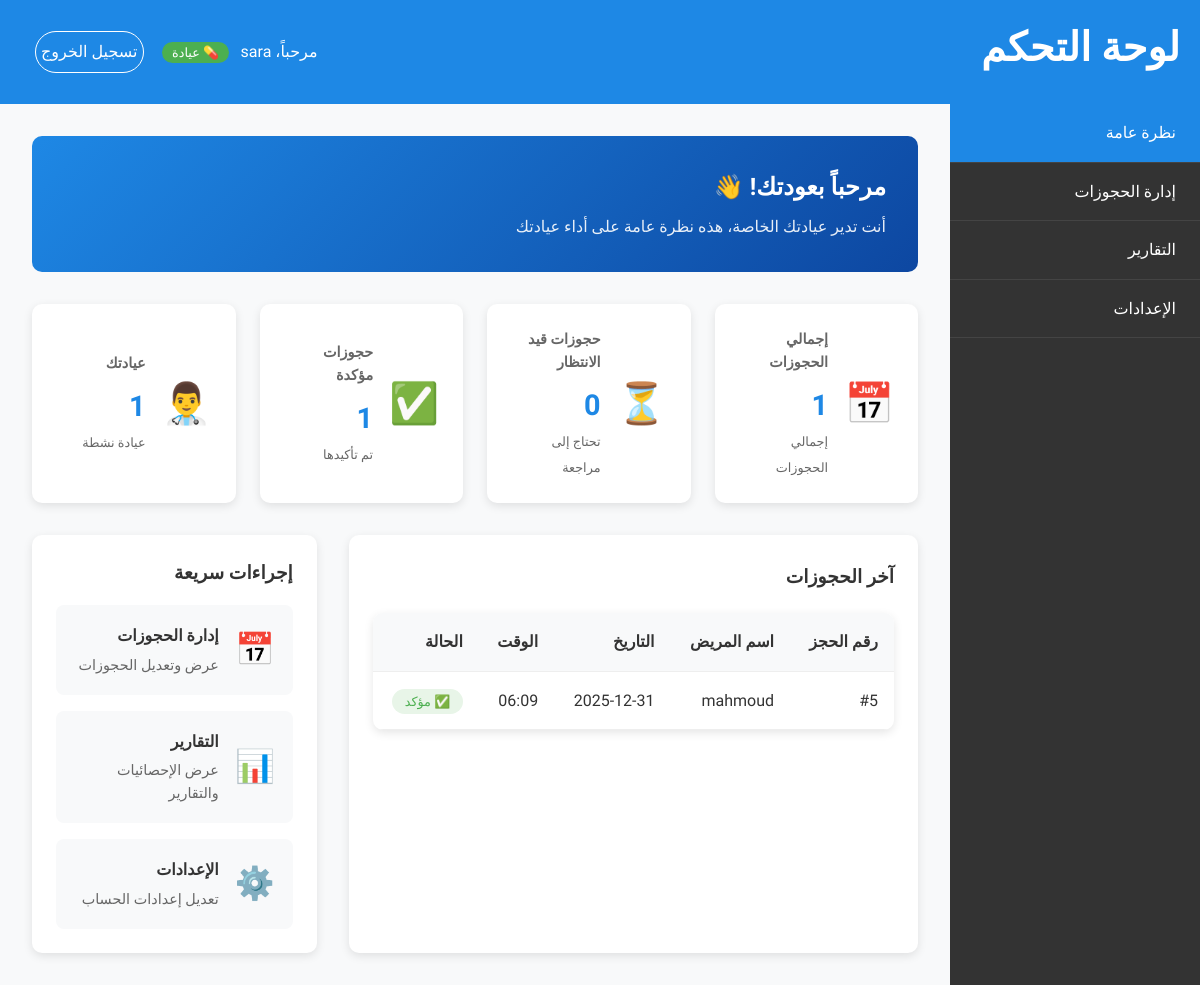
/dashboard (signed in), run on the app's committed database.
### tables this page shows
CREATE TABLE appointments
                     (id INTEGER PRIMARY KEY AUTOINCREMENT,
                      patient_name TEXT NOT NULL,
                      patient_phone TEXT NOT NULL,
                      clinic_id INTEGER NOT NULL,
                      appointment_date TEXT NOT NULL,
                      appointment_time TEXT NOT NULL,
                      status TEXT DEFAULT 'pending',
                      notes TEXT,
                      telegram_chat_id TEXT,
                      created_at TIMESTAMP DEFAULT CURRENT_TIMESTAMP,
                      FOREIGN KEY (clinic_id) REFERENCES clinics (id));

### app.py (the view)
@app.route('/dashboard')
def dashboard():
    if 'user_id' not in session:
        return redirect(url_for('login'))
    conn = sqlite3.connect('clinic.db')
    c = conn.cursor()
    user_role = session.get('role')
    clinic_id = session.get('clinic_id')
    if user_role == 'admin':
        c.execute("SELECT COUNT(*) FROM appointments")
        total_appointments = c.fetchone()[0]
        c.execute("SELECT COUNT(*) FROM appointments WHERE status = 'pending'")
        pending_appointments = c.fetchone()[0]
        c.execute("SELECT COUNT(*) FROM appointments WHERE status = 'confirmed'")
        confirmed_appointments = c.fetchone()[0]
        c.execute("SELECT COUNT(*) FROM appointments WHERE status = 'cancelled'")
        cancelled_appointments = c.fetchone()[0]
        c.execute("SELECT COUNT(*) FROM clinics")
        total_clinics = c.fetchone()[0]
        c.execute('''SELECT a.id, a.patient_name, a.patient_phone, c.doctor_name, a.appointment_date, a.appointment_time, a.status
                     FROM appointments a
                     JOIN clinics c ON a.clinic_id = c.id
                     ORDER BY a.id DESC LIMIT 10''')
        recent_appointments = c.fetchall()
    else:
        c.execute("SELECT COUNT(*) FROM appointments WHERE clinic_id = ?", (clinic_id,))
        total_appointments = c.fetchone()[0]
        c.execute("SELECT COUNT(*) FROM appointments WHERE clinic_id = ? AND status = 'pending'", (clinic_id,))
        pending_appointments = c.fetchone()[0]
        c.execute("SELECT COUNT(*) FROM appointments WHERE clinic_id = ? AND status = 'confirmed'", (clinic_id,))
        confirmed_appointments = c.fetchone()[0]
        c.execute("SELECT COUNT(*) FROM appointments WHERE clinic_id = ? AND status = 'cancelled'", (clinic_id,))
        cancelled_appointments = c.fetchone()[0]
        c.execute("SELECT COUNT(*) FROM clinics WHERE id = ?", (clinic_id,))
        total_clinics = c.fetchone()[0]
        c.execute('''SELECT a.id, a.patient_name, a.patient_phone, c.doctor_name, a.appointment_date, a.appointment_time, a.status
                     FROM appointments a
                     JOIN clinics c ON a.clinic_id = c.id
                     WHERE a.clinic_id = ?
                     ORDER BY a.id DESC LIMIT 10''', (clinic_id,))
        recent_appointments = c.fetchall()
    conn.close()
    return render_template('dashboard.html',
                          total_appointments=total_appointments,
                          pending_appointments=pending_appointments,
                          confirmed_appointments=confirmed_appointments,
                          cancelled_appointments=cancelled_appointments,
                          total_clinics=total_clinics,
                          recent_appointments=recent_appointments,
                          active_page='dashboard')

### templates/dashboard.html (shortened to what this page needs)
<!DOCTYPE html>
<html lang="ar" dir="rtl">
<head>
    <link rel="stylesheet" href="{{ url_for('static', filename='style.css') }}">
</head>
<body class="dashboard">
    <header class="dashboard-header">
        <div class="container">
            <h1>لوحة التحكم</h1>
            <div class="user-info">
                <span>
                    مرحباً، {{ session.username }}
                    {% if session.role == 'admin' %}
                    <span class="badge badge-admin">👑 مسؤول</span>
                    {% else %}
                    <span class="badge badge-clinic">💊 عيادة</span>
                    {% endif %}
                </span>
                <a href="/logout" class="btn btn-outline">تسجيل الخروج</a>
            </div>
        </div>
    </header>
    <div class="dashboard-container">
        <aside class="sidebar">
            <nav>
                <ul>
                    <li class="active"><a href="/dashboard">نظرة عامة</a></li>
                    <li><a href="/appointments">إدارة الحجوزات</a></li>
                    <li><a href="/reports">التقارير</a></li>
                    <li><a href="/settings">الإعدادات</a></li>
                </ul>
            </nav>
        </aside>
        <main class="dashboard-content">
            <div class="welcome-section">
                <h2>مرحباً بعودتك! 👋</h2>
                <p>
                    {% if session.role == 'admin' %}
                    أنت مسؤول النظام ويمكنك إدارة جميع العيادات والحجوزات
                    {% else %}
                    أنت تدير عيادتك الخاصة، هذه نظرة عامة على أداء عيادتك
                    {% endif %}
                </p>
            </div>
            <div class="stats-grid">
                <div class="stat-card">
                    <div class="stat-icon">📅</div>
                    <div class="stat-info">
                        <h3>إجمالي الحجوزات</h3>
                        <p class="stat-number">{{ total_appointments }}</p>
                        <span class="stat-trend">إجمالي الحجوزات</span>
                    </div>
                </div>
                <div class="stat-card">
                    <div class="stat-icon">⏳</div>
                    <div class="stat-info">
                        <h3>حجوزات قيد الانتظار</h3>
                        <p class="stat-number">{{ pending_appointments }}</p>
                        <span class="stat-trend">تحتاج إلى مراجعة</span>
                    </div>
                </div>
                <div class="stat-card">
                    <div class="stat-icon">✅</div>
                    <div class="stat-info">
                        <h3>حجوزات مؤكدة</h3>
                        <p class="stat-number">{{ confirmed_appointments }}</p>
                        <span class="stat-trend">تم تأكيدها</span>
                    </div>
                </div>
                <div class="stat-card">
                    <div class="stat-icon">
                        {% if session.role == 'admin' %}💊{% else %}👨‍⚕️{% endif %}
                    </div>
                    <div class="stat-info">
                        <h3>{% if session.role == 'admin' %}عدد العيادات{% else %}عيادتك{% endif %}</h3>
                        <p class="stat-number">{{ total_clinics }}</p>
                        <span class="stat-trend">
                            {% if session.role == 'admin' %}عيادة مسجلة{% else %}عيادة نشطة{% endif %}
                        </span>
                    </div>
                </div>
            </div>
            <div class="dashboard-grid">
                <div class="recent-appointments">
                    <div class="section-header">
                        <h3>آخر الحجوزات</h3>
                        <a href="/appointments" class="btn btn-sm btn-outline">عرض الكل</a>
                    </div>
                    <div class="table-container">
                        {% if recent_appointments %}
                        <table>
                            <thead>
                                <tr>
                                    <th>رقم الحجز</th>
                                    <th>اسم المريض</th>
                                    <th>التاريخ</th>
                                    <th>الوقت</th>
                                    <th>الحالة</th>
                                </tr>
                            </thead>
                            <tbody>
                                {% for appointment in recent_appointments %}
                                <tr>
                                    <td>#{{ appointment[0] }}</td>
                                    <td>{{ appointment[1] }}</td>
                                    <td>{{ appointment[4] }}</td>
                                    <td>{{ appointment[5] }}</td>
                                    <td>
                                        <span class="status status-{{ appointment[6] }}">
                                            {% if appointment[6] == 'pending' %}⏳ قيد الانتظار
                                            {% elif appointment[6] == 'confirmed' %}✅ مؤكد
                                            {% else %}❌ ملغى{% endif %}
                                        </span>
                                    </td>
                                </tr>
                                {% endfor %}
                            </tbody>
                        </table>
                        {% else %}
                        <div class="empty-state">
                            <p>لا توجد حجوزات حديثة</p>
                            <a href="/appointments" class="btn btn-primary">إدارة الحجوزات</a>
                        </div>
                        {% endif %}
                    </div>
                </div>
                <div class="quick-actions">
                    <div class="section-header">
                        <h3>إجراءات سريعة</h3>
                    </div>
                    <div class="actions-grid">
                        <a href="/appointments" class="action-card">
                            <div class="action-icon">📅</div>
                            <div class="action-text">
                                <h4>إدارة الحجوزات</h4>
                                <p>عرض وتعديل الحجوزات</p>
                            </div>
                        </a>
                        <a href="/reports" class="action-card">
                            <div class="action-icon">📊</div>
                            <div class="action-text">
                                <h4>التقارير</h4>
                                <p>عرض الإحصائيات والتقارير</p>
                            </div>
                        </a>
                        <a href="/settings" class="action-card">
                            <div class="action-icon">⚙️</div>
                            <div class="action-text">
                                <h4>الإعدادات</h4>
                                <p>تعديل إعدادات الحساب</p>
                            </div>
                        </a>
                    </div>
                </div>
            </div>
        </main>
    </div>
</body>
</html>

### static/style.css (style rules this page uses)
* { margin: 0; padding: 0; box-sizing: border-box; }
body { font-family: 'Tajawal', sans-serif; line-height: 1.6; color: #333; background-color: #f8f9fa; }
.container { max-width: 1200px; margin: 0 auto; padding: 0 20px; }
header { background: linear-gradient(135deg, #1e88e5, #0d47a1); color: white; padding: 2rem 0; text-align: center; }
header h1 { font-size: 2.5rem; margin-bottom: 0.5rem; }
.btn { display: inline-block; padding: 0.8rem 1.5rem; border: none; border-radius: 5px; text-decoration: none; font-weight: 500; cursor: pointer; transition: all 0.3s ease; font-family: 'Tajawal', sans-serif; }
.btn-outline { background: transparent; color: white; border: 1px solid white; margin:0 15px; border-radius: 25px; padding: 7px 5px; }
.btn-sm { padding: 0.4rem 0.8rem; font-size: 0.9rem; }
.dashboard-header { background: #1e88e5; color: white; padding: 1rem 0; }
.dashboard-header .container { display: flex; justify-content: space-between; align-items: center; }
.dashboard-container { display: flex; min-height: calc(100vh - 80px); }
.sidebar { width: 250px; background: #333; color: white; }
.sidebar nav ul { list-style: none; }
.sidebar nav li { border-bottom: 1px solid #444; }
.sidebar nav a { display: block; padding: 1rem 1.5rem; color: white; text-decoration: none; transition: background 0.3s ease; }
.sidebar nav a:hover, .sidebar nav li.active a { background: #1e88e5; }
.dashboard-content { flex: 1; padding: 2rem; }
.stats-grid { display: grid; grid-template-columns: repeat(auto-fit, minmax(200px, 1fr)); gap: 1.5rem; margin-bottom: 2rem; }
.stat-card { background: white; padding: 1.5rem; border-radius: 10px; box-shadow: 0 3px 10px rgba(0,0,0,0.1); display: flex; align-items: center; gap: 1rem; }
.stat-icon { font-size: 2.5rem; }
.stat-info h3 { font-size: 0.9rem; color: #666; margin-bottom: 0.5rem; }
.stat-number { font-size: 1.8rem; font-weight: bold; color: #1e88e5; }
.table-container { background: white; border-radius: 10px; overflow: hidden; box-shadow: 0 3px 10px rgba(0,0,0,0.1); }
table { width: 100%; border-collapse: collapse; }
th, td { padding: 1rem; text-align: right; border-bottom: 1px solid #eee; }
th { background: #f8f9fa; font-weight: 600; }
.status { padding: 0.3rem 0.8rem; border-radius: 20px; font-size: 0.8rem; font-weight: 500; }
.status-confirmed { background: #e8f5e8; color: #4caf50; }
.table-container { background: white; border-radius: 10px; overflow: hidden; box-shadow: 0 3px 10px rgba(0,0,0,0.1); margin-top: 1rem; }
th { background: #f8f9fa; font-weight: 600; color: #333; }

### templates/dashboard.html (style rules this page uses)
.welcome-section { background: linear-gradient(135deg, #1e88e5, #0d47a1); color: white; padding: 2rem; border-radius: 10px; margin-bottom: 2rem; }
.welcome-section h2 { margin-bottom: 0.5rem; }
.welcome-section p { opacity: 0.9; margin: 0; }
.badge { padding: 0.2rem 0.6rem; border-radius: 15px; font-size: 0.8rem; margin-right: 0.5rem; }
.badge-clinic { background: #4caf50; color: white; }
.stat-trend { font-size: 0.8rem; color: #666; }
.dashboard-grid { display: grid; grid-template-columns: 2fr 1fr; gap: 2rem; margin-top: 2rem; }
.section-header { display: flex; justify-content: space-between; align-items: center; margin-bottom: 1rem; }
.section-header h3 { margin: 0; color: #333; }
.recent-appointments, .quick-actions { background: white; padding: 1.5rem; border-radius: 10px; box-shadow: 0 3px 10px rgba(0,0,0,0.1); }
.actions-grid { display: grid; gap: 1rem; }
.action-card { display: flex; align-items: center; padding: 1rem; background: #f8f9fa; border-radius: 8px; text-decoration: none; color: inherit; transition: all 0.3s ease; border: 2px solid transparent; }
.action-icon { font-size: 2rem; margin-left: 1rem; }
.action-text h4 { margin: 0 0 0.3rem 0; color: #333; }
.action-text p { margin: 0; color: #666; font-size: 0.9rem; }

### data on the page
appointments: id "5", patient_name "mahmoud", appointment_date "2025-12-31", appointment_time "06:09", status "✅ مؤكد"

### other printed values
{{ total_appointments }} "1"
{{ pending_appointments }} "0"
{{ confirmed_appointments }} "1"
{{ total_clinics }} "1"
